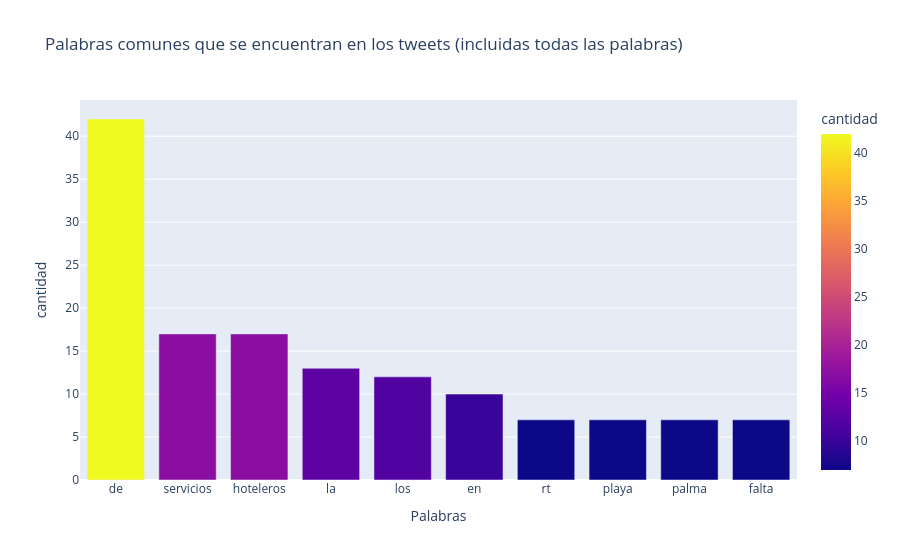

Notebook source saved alongside this figure:
### Code cell
top_n_words(all_tweets_no_urls, n=10, grafico=True, titulo='Palabras comunes que se encuentran en los tweets (incluidas todas las palabras)')

### Figure 1 — Plotly figure (JSON) as saved in the notebook; plotly's stock layout.template omitted (floating-point values rounded to 4 significant figures)
{"data": [{"alignmentgroup": "True", "hovertemplate": "Palabras=%{x}<br>cantidad=%{marker.color}<extra></extra>", "legendgroup": "", "marker": {"color": [42, 17, 17, 13, 12, 10, 7, 7, 7, 7], "coloraxis": "coloraxis", "pattern": {"shape": ""}}, "name": "", "offsetgroup": "", "orientation": "v", "showlegend": false, "textposition": "auto", "type": "bar", "x": ["de", "servicios", "hoteleros", "la", "los", "en", "rt", "playa", "palma", "falta"], "xaxis": "x", "y": [42, 17, 17, 13, 12, 10, 7, 7, 7, 7], "yaxis": "y"}], "layout": {"barmode": "relative", "coloraxis": {"colorbar": {"title": {"text": "cantidad"}}, "colorscale": [[0, "#0d0887"], [0.1111, "#46039f"], [0.2222, "#7201a8"], [0.3333, "#9c179e"], [0.4444, "#bd3786"], [0.5556, "#d8576b"], [0.6667, "#ed7953"], [0.7778, "#fb9f3a"], [0.8889, "#fdca26"], [1, "#f0f921"]]}, "legend": {"tracegroupgap": 0}, "title": {"text": "Palabras comunes que se encuentran en los tweets (incluidas todas las palabras)"}, "xaxis": {"anchor": "y", "domain": [0, 1], "title": {"text": "Palabras"}}, "yaxis": {"anchor": "x", "domain": [0, 1], "title": {"text": "cantidad"}}}}
